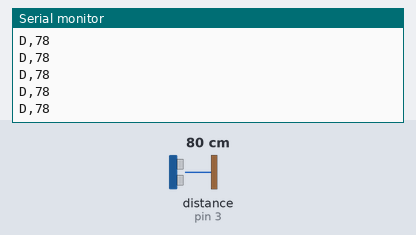
Recording of a sketch running on a simulated Arduino Uno, built with avr-gcc and run on an emulated ATmega328P. Parts: the last lines printed to the serial monitor. Wiring (inferred from the names in the program): ultrasonic range finder: trigger pin 2; echo pin 3. The inputs (shaded band) are chosen by the test bench; at power-on: distance to the obstacle (sensor on pin 3) 80 cm. The echo pulse lasts 58.3 µs per cm.

Above: at 1.2 s.
1.3 s: distance to the obstacle (sensor on pin 3) set to 2 cm
At 1.59 s:
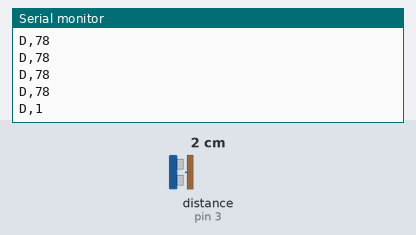
2.8 s: distance to the obstacle (sensor on pin 3) set to 4 cm
At 2.8 s:
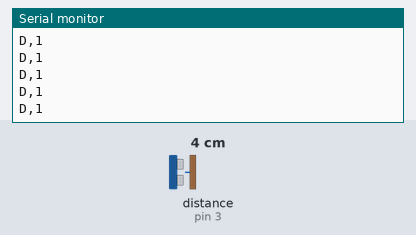
Timing chart, 0 to 5.8 s (numbered marks = the images above; inputs shaded):
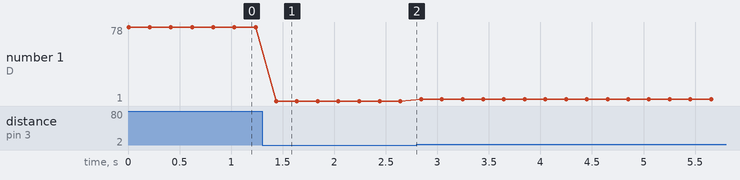

The sketch:

Ardino_Monotring_program_final.ino
```cpp
const int trigPin = 2;
const int echoPin = 3;

void setup() {
  Serial.begin(115200);   // match app speed
  pinMode(trigPin, OUTPUT);
  pinMode(echoPin, INPUT);
}

long measureDistanceCM() {
  digitalWrite(trigPin, LOW);
  delayMicroseconds(2);
  digitalWrite(trigPin, HIGH);
  delayMicroseconds(10);
  digitalWrite(trigPin, LOW);

  long duration = pulseIn(echoPin, HIGH, 30000UL);
  long distance = duration * 0.034 / 2;
  return distance;
}

void loop() {
  long d = measureDistanceCM();
  if (d > 0) {
    Serial.print("D,");
    Serial.println(d);   // <-- EXACT format app expects
  }
  delay(200);
}
```

Measured:
- after the input at 1.3 s, the serial monitor: prints a new line after 0.14 s (image 1)
- plotted number 1: 78 → 1 after the input at 1.3 s, 1 → 3 after the input at 2.8 s
